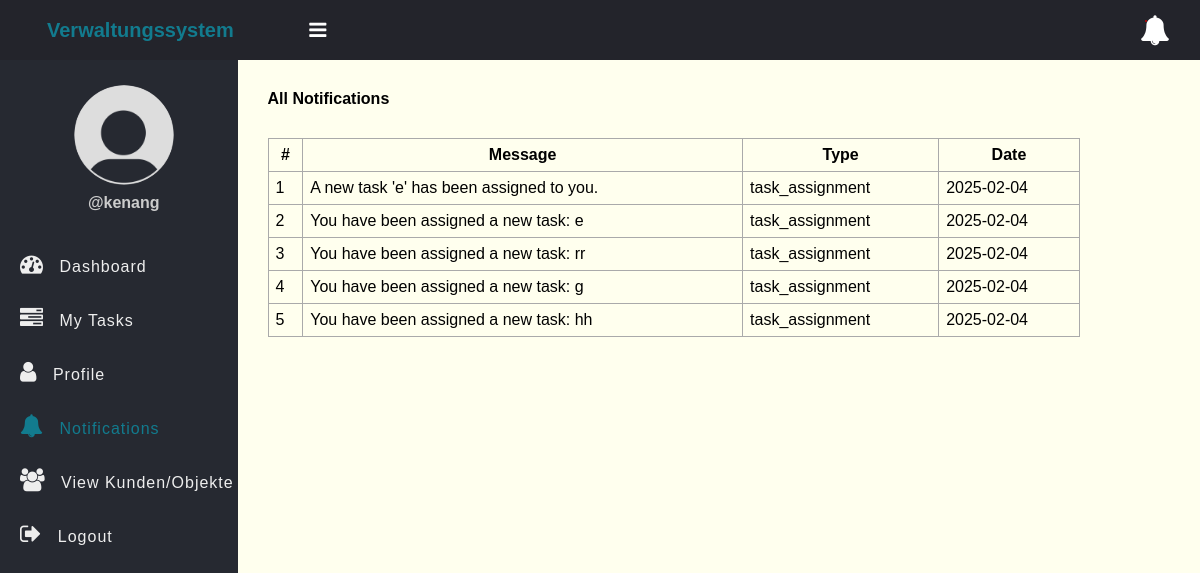
The app's page /notifications.php (signed in) with its own data.
### tables this page shows
CREATE TABLE `notifications` (
                                 `id` int(11) NOT NULL,
                                 `user_id` int(11) NOT NULL,
                                 `message` text NOT NULL,
                                 `recipient` int(11) NOT NULL,
                                 `type` varchar(50) NOT NULL,
                                 `date` date NOT NULL DEFAULT current_timestamp(),
                                 `is_read` tinyint(1) DEFAULT 0
);

### app/Model/Notification.php (called while the page is built, shortened)
<?php
function get_all_my_notifications($conn, $user_id) {
    $sql = "SELECT * FROM notifications WHERE user_id = ? ORDER BY date DESC";
    $stmt = $conn->prepare($sql);
    $stmt->execute([$user_id]);
    $notifications = $stmt->fetchAll(PDO::FETCH_ASSOC);
    return $notifications ? $notifications : [];
}

### notifications.php (the view, shortened to what this page needs)
<?php
if (isset($_SESSION['role']) && isset($_SESSION['id'])) {
    include "DB_connection.php";
    include "app/Model/Notification.php";
    $notifications = get_all_my_notifications($conn, $_SESSION['id']);
    ?>
    <!DOCTYPE html>
    <html>
    <head>
        <link rel="stylesheet" href="https://stackpath.bootstrapcdn.com/font-awesome/4.7.0/css/font-awesome.min.css">
        <link rel="stylesheet" href="css/style.css">
    </head>
    <body>
    <?php include "inc/header.php" ?>
    <div class="body">
        <?php include "inc/nav.php" ?>
        <section class="section-1">
            <h4 class="title">All Notifications</h4>
            <?php if (!empty($notifications)) { ?>
                <table class="main-table">
                    <tr>
                        <th>#</th>
                        <th>Message</th>
                        <th>Type</th>
                        <th>Date</th>
                    </tr>
                    <?php $i=0; foreach ($notifications as $notification) { ?>
                        <tr>
                            <td><?= ++$i ?></td>
                            <td><?= htmlspecialchars($notification['message']) ?></td>
                            <td><?= htmlspecialchars($notification['type']) ?></td>
                            <td><?= $notification['date'] ?></td>
                        </tr>
                    <?php } ?>
                </table>
            <?php } else { ?>
                <h3>No notifications available</h3>
            <?php } ?>
        </section>
    </div>
    </body>
    </html>
    <?php
} else {
    header("Location: login.php?error=Unauthorized Access.");
    exit();
}
?>

### css/style.css (style rules this page uses)
* { padding: 0; margin: 0; box-sizing: border-box; font-family: arial, sans-serif; }
.body { display: flex; }
.section-1 { padding: 30px; }
.section-1 .title { margin-bottom: 10px; }
.section-1 { width: 100%; background: #ffe; }
.main-table, .main-table tr, .main-table th, .main-table td { border: 1px solid #aaa; border-collapse: collapse; padding: 7px; }
.main-table { width: 90%; margin-top: 30px; }

### records on screen
notifications: message "A new task 'e' has been assigned to you.", type "task_assignment", date "2025-02-04"
notifications: message "You have been assigned a new task: e", type "task_assignment", date "2025-02-04"
notifications: message "You have been assigned a new task: rr", type "task_assignment", date "2025-02-04"
notifications: message "You have been assigned a new task: g", type "task_assignment", date "2025-02-04"
notifications: message "You have been assigned a new task: hh", type "task_assignment", date "2025-02-04"

### other values on screen
$_SESSION['username'] "kenang"
